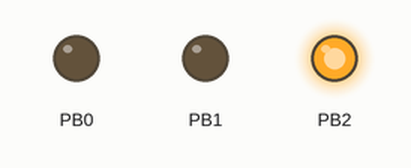
A sketch run on a simulated ATtiny85, built with avr-gcc and run on an emulated ATtiny85. On the bench: output pins drawn as LEDs (lit = HIGH). Sleep ends after the set time or at an interrupt; random numbers use the default seed unless the sketch sets one.

Above: at 0.3 s.
At 5.4 s:
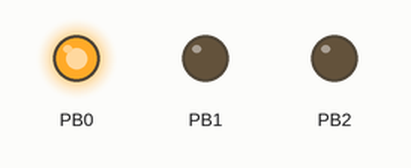
At 9.0 s:
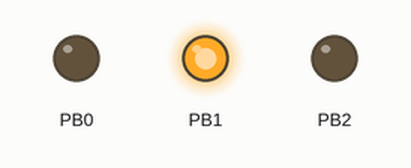
At 25.4 s:
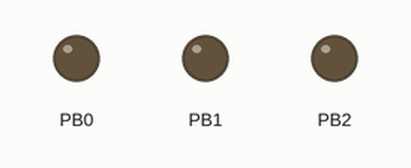
Timing chart, 0 to 38.4 s (numbered marks = the images above):
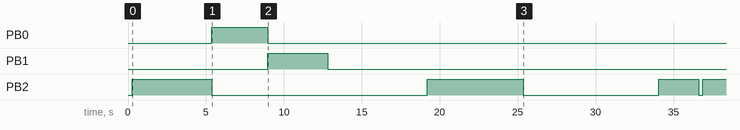

The sketch:

Halloween_Lights.ino
```cpp
/*
 * A battery-powered "blinking" lights toy.
 *
 * ATtiny85 connections:
 *
 *         +-\/-+
 *   Vcc  1|o   |8  Vcc
 *    NC  2|    |7  LED---/\/\/---GND
 *    NC  3|    |6  LED---/\/\/---GND
 *   GND  4|    |5  LED---/\/\/---GND
 *         +----+
 *
 */
#include <avr/interrupt.h>
#include <avr/power.h>
#include <avr/sleep.h>
#include <avr/wdt.h>

#define wdt_enable_interrupt() do { WDTCR |= _BV(WDIE); } while (0)

uint8_t countdown = 0;
// current enabled LED
int8_t current = -1;
// minimum on time
const uint8_t min_time = 6;
// maximum on time
const uint8_t max_time = 28;
// number of LEDs
const uint8_t leds = 3;
// number of "dead" slots (no LED enabled)
const uint8_t dead = 1;


void setup_io()
{
  for (uint8_t i = 0; i < leds; ++i)
  {
    pinMode(i, OUTPUT);
    digitalWrite(i, LOW);
  }
  for (uint8_t i = leds; i < 5; ++i)
  {
    pinMode(i, INPUT);
  }
}


ISR(WDT_vect)
{
  wdt_enable_interrupt();
}

void wait()
{
  cli();
  {
    sleep_enable();
    sei();
    sleep_cpu();
    sleep_disable();
  }
  sei();
}

void setup_wait()
{
  power_all_disable();
  wdt_enable(WDTO_250MS);
  wdt_enable_interrupt();
  set_sleep_mode(SLEEP_MODE_PWR_DOWN);
}


void update_leds(void)
{
  int8_t led = random(leds + dead) - dead;

  // turn off current LED
  if (current >= 0)
  {
    digitalWrite(current, LOW);
  }

  if (led >= 0)
  {
    if (led == current)
    {
      // blink
      wait();
    }
    // turn on led
    digitalWrite(led, HIGH);
  }
  current = led;
  countdown = random(min_time, max_time+1);
}


void setup()
{
  uint8_t seed = 0;
  for (int i = 0; i < 4; ++i)
  {
    seed += analogRead(i);
  }
  randomSeed(seed);

  setup_io();
  setup_wait();
}

void loop()
{
  wait();
  if (countdown)
  {
    countdown--;
  }
  else
  {
    update_leds();
  }
}
```

Measured:
- by itself, PB0: LOW → HIGH at 5.4 s, → LOW 3.6 s later
- by itself, PB1: LOW → HIGH at 9.0 s, → LOW 3.8 s later
- by itself, PB2: goes HIGH 5.1 s, LOW 13.8 s, HIGH 6.1 s, LOW 8.7 s, HIGH 2.6 s, LOW 0.26 s, then HIGH
